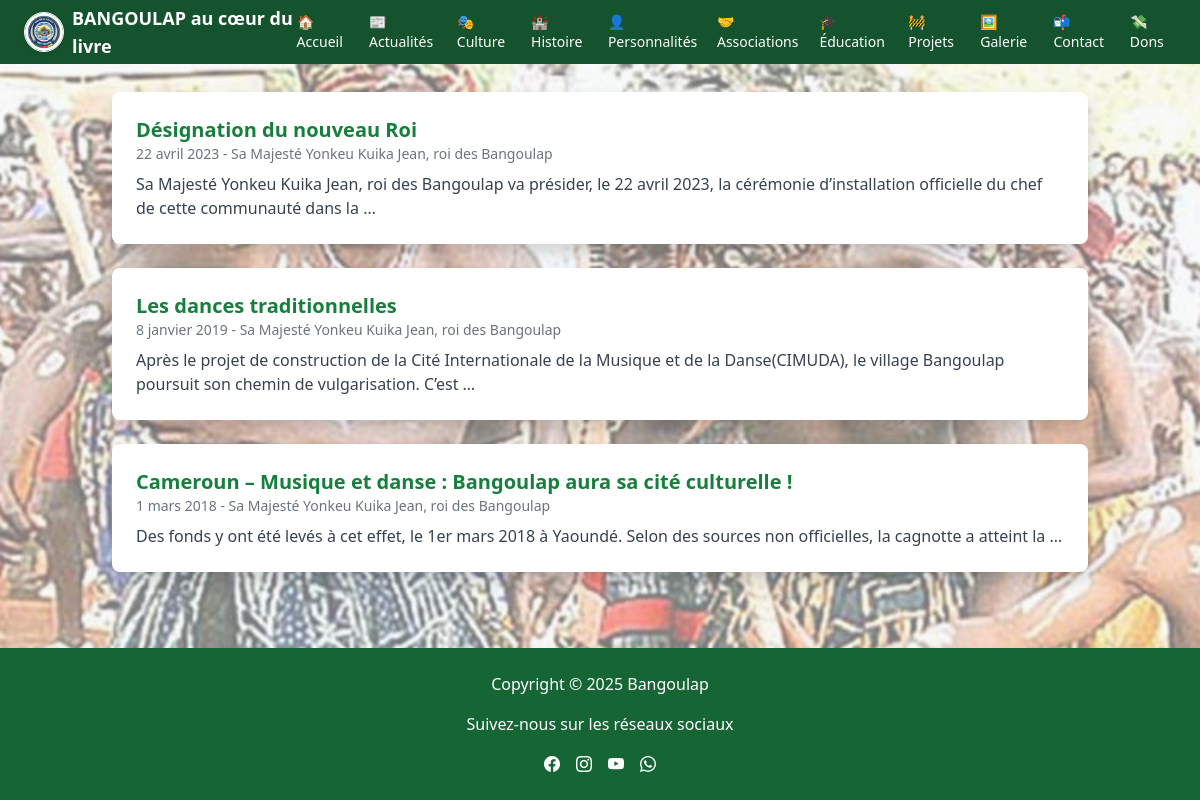
/actualites/, run on the app's committed database.
### actualites/models.py (models this page shows)
class Actualite(models.Model):
    titre = models.CharField(max_length=200)
    auteur = models.CharField(max_length=100)
    slug = models.SlugField(unique=True)
    image = models.ImageField(upload_to='actualites/', default='images/default.jpg')  # 👈 ajoute default ici
    contenu = models.TextField()
    date = models.DateField(default=timezone.now)
    publie = models.BooleanField(default=False)

### actualites/views.py (the view)
# urls.py: path('', views.liste_actualites, name='liste'),
def liste_actualites(request):
    actualites = Actualite.objects.filter(publie=True).order_by('-date')
    return render(request, 'actualites/liste_actualites.html', {'actualites': actualites})

### actualites/templates/actualites/liste_actualites.html (shortened to what this page needs)
{% extends 'base.html' %}
{% load static %}
{% block content %}
<div class="max-w-5xl mx-auto px-4">
    <h1 class="text-3xl font-bold text-green-800 mb-6">Dernières actualités</h1>
    <div class="space-y-6">
        {% for article in actualites %}
        <div class="bg-white p-6 rounded-lg shadow hover:shadow-lg transition">
            <h2 class="text-xl font-semibold text-green-700">
                <a href="{% url 'actualites:detail' slug=article.slug %}" class="hover:underline">
                    {{ article.titre }}
                </a>
            </h2>
            <p class="text-sm text-gray-500">{{ article.date }} - {{ article.auteur }}</p>
            <p class="mt-2 text-gray-700">{{ article.contenu|truncatewords:25 }}</p>
        </div>
        {% endfor %}
    </div>
</div>
{% endblock %}

### data on the page
Actualite: titre "Désignation du nouveau Roi", date "22 avril 2023", auteur "Sa Majesté Yonkeu Kuika Jean, roi des Bangoulap", contenu "Sa Majesté Yonkeu Kuika Jean, roi des Bangoulap va présider, le 22 avril 2023, la cérémonie d’installation officielle du chef de cette communauté dans la …"
Actualite: titre "Les dances traditionnelles", date "8 janvier 2019", auteur "Sa Majesté Yonkeu Kuika Jean, roi des Bangoulap", contenu "Après le projet de construction de la Cité Internationale de la Musique et de la Danse(CIMUDA), le village Bangoulap poursuit son chemin de vulgarisation. C’est …"
Actualite: titre "Cameroun – Musique et danse : Bangoulap aura sa cité culturelle !", date "1 mars 2018", auteur "Sa Majesté Yonkeu Kuika Jean, roi des Bangoulap", contenu "Des fonds y ont été levés à cet effet, le 1er mars 2018 à Yaoundé. Selon des sources non officielles, la cagnotte a atteint la …"
